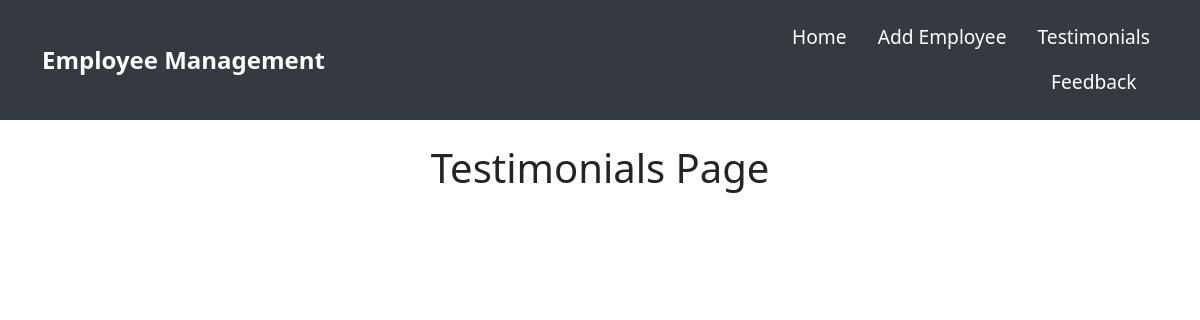
The app's page /emp/testimonials/, older data.
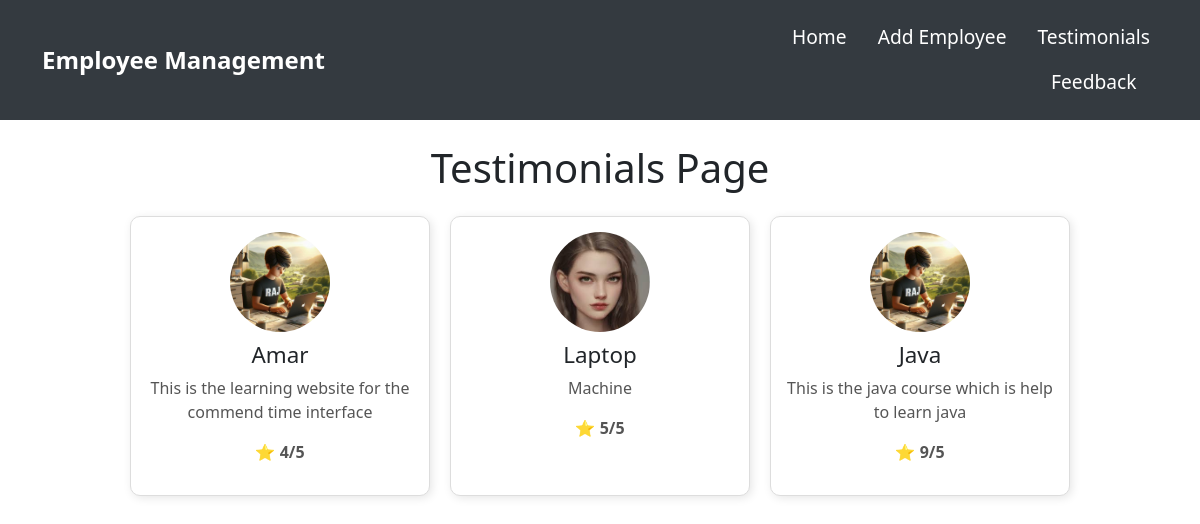
The same page, newer data.
### emp/models.py (models this page shows, shortened)
class Testimonial(models.Model):
    name=models.CharField(max_length=200)
    testimonial=models.CharField()
    piture=models.ImageField(upload_to="testimonials/")
    rating=models.IntegerField(max_length=1)

### emp/views.py (the view)
# urls.py: path("testimonials/", testimonials),
def testimonials(request):
    testi=Testimonial.objects.all()
    return render(request,"emp/testimonials.html",{
        'testi':testi
    })

### templates/emp/testimonials.html (shortened to what this page needs)
<!DOCTYPE html>
<html lang="en">
  <head>
    <link
      href="https://cdn.jsdelivr.net/npm/bootstrap@5.3.6/dist/css/bootstrap.min.css"
      rel="stylesheet"
    />
  </head>
  <body>
    {% include 'emp/navbar.html' %}
    <div class="container mt-4">
      <h1 class="text-center mb-4">Testimonials Page</h1>
      <div class="testimonials">
        {% for t in testi %}
        <div class="testimonial-card">
          {% if t.piture %}
          <img
            src="/media/{{ t.piture }}"
            class="testimonial-image"
            alt="{{ t.name }}"
          />
          {% endif %}
          <h5>{{ t.name }}</h5>
          <p>{{ t.testimonial }}</p>
          <p class="rating">⭐ {{ t.rating }}/5</p>
        </div>
        {% endfor %}
      </div>
    </div>
  </body>
</html>

### templates/emp/navbar.html (shortened to what this page needs)
<!DOCTYPE html>
<html lang="en">
  <head>
    <link
      href="https://cdn.jsdelivr.net/npm/bootstrap@5.3.6/dist/css/bootstrap.min.css"
      rel="stylesheet"
    />
  </head>
  <body>
    <nav class="navbar navbar-expand-lg navbar-dark">
      <div class="container">
        <a class="navbar-brand" href="#">Employee Management</a>
        <div class="collapse navbar-collapse w-100" id="navbarNav">
          <ul class="navbar-nav ms-auto">
            <li class="nav-item">
              <a class="nav-link active" href="/emp/home/">Home</a>
            </li>
            <li class="nav-item">
              <a class="nav-link active" href="/emp/add_emp/">Add Employee</a>
            </li>
            <li class="nav-item">
              <a class="nav-link active" href="/emp/testimonials/"
                >Testimonials</a
              >
              <a class="nav-link active" href="/emp/feedback/">Feedback</a>
            </li>
          </ul>
        </div>
      </div>
    </nav>
  </body>
</html>

### templates/emp/testimonials.html (style rules this page uses)
.container { max-width: 1000px; margin: auto; text-align: center; }
.testimonials { display: flex; flex-wrap: wrap; justify-content: center; gap: 20px; }
.testimonial-card { width: 300px; padding: 15px; border: 1px solid #ddd; border-radius: 10px; box-shadow: 2px 2px 10px rgba(0, 0, 0, 0.1); text-align: center; background-color: #fff; }
.testimonial-image { width: 100px; height: 100px; border-radius: 50%; object-fit: cover; margin-bottom: 10px; }
.testimonial-card h5 { font-size: 1.4rem; margin-bottom: 8px; }
.testimonial-card p { font-size: 1rem; color: #555; }
.rating { font-weight: bold; color: #ff9900; }

### templates/emp/navbar.html (style rules this page uses)
.navbar { background-color: #343a40; padding: 15px 20px; }
.navbar-brand { font-size: 1.5rem; font-weight: bold; color: #fff; transition: color 0.3s ease-in-out; }
.navbar-nav .nav-link { font-size: 1.2rem; color: #ffffff; transition: color 0.3s ease-in-out; }
.nav-item { margin-left: 15px; }

Row changes from the older to the newer data that the page shows:
added Testimonial: piture (picture), name "Amar", testimonial "This is the learning website for the commend time interface", rating "4"
added Testimonial: piture (picture), name "Laptop", testimonial "Machine", rating "5"
added Testimonial: piture (picture), name "Java", testimonial "This is the java course which is help to learn java", rating "9"
